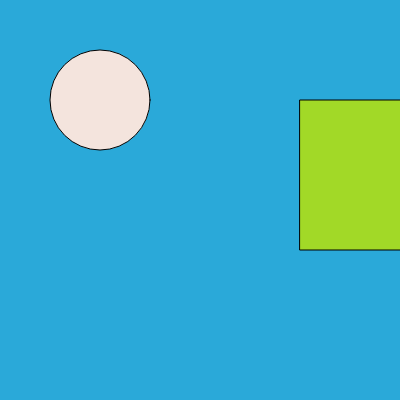
Frame 1 (no input)
Frame 60 (no input): identical to frame 1, image omitted
Frame 120 (the mouse pressed at the canvas centre since frame 60): identical to frame 1, image omitted

The p5.js sketch that drew this single still picture (run headless with seeded random() and noise() and a simulated clock; from frame 60 on, the mouse is pressed at the canvas centre):

// p5.js sketch
// ── sketch.js
  function setup() {
    createCanvas(400, 400);
  }
  
  function draw() {
  
    // background
    background(42, 169, 217);
  
    // ellipse
    fill(244, 228, 221);
    ellipse(100,100,100,100);
  
    //rectangle
    fill(162,217, 39);
    rect(300,100,150,150);
  
  }

  function keyPressed() {
  
  }
// ── snake.js
class Snake {

    constructor() {

    }

    setDirection(x, y) {
    

    }

    update() {

    }

    grow() {

    }

    show() {

    }


}
